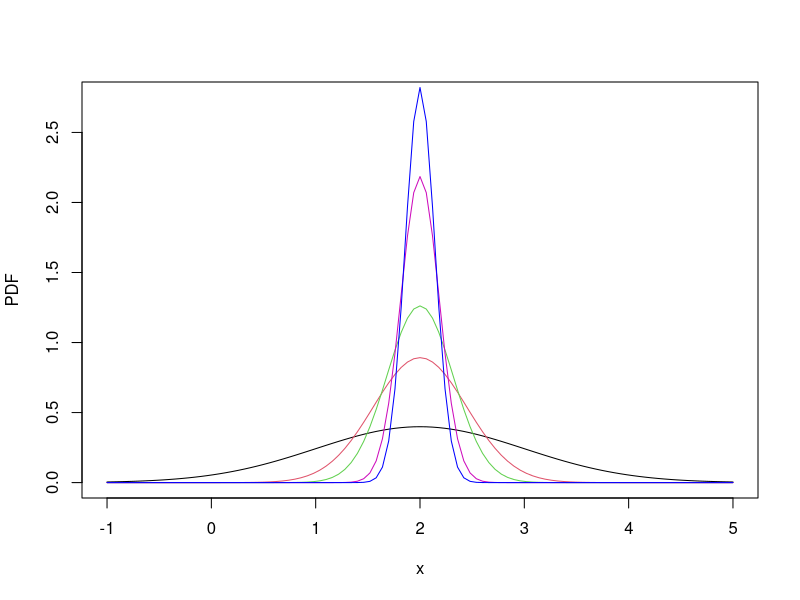
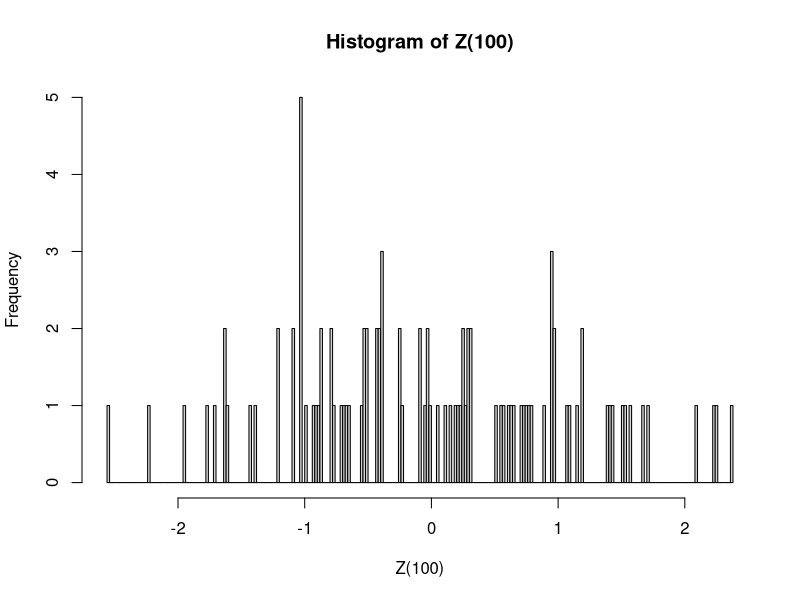
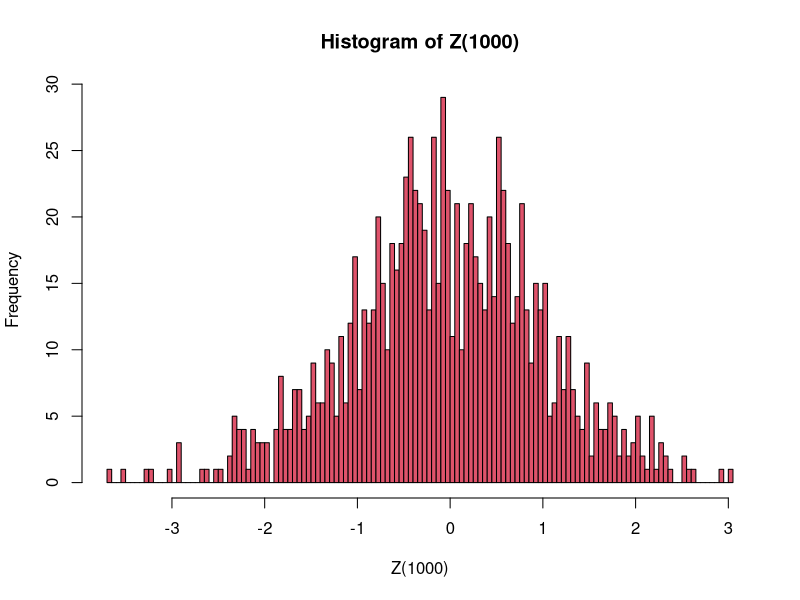
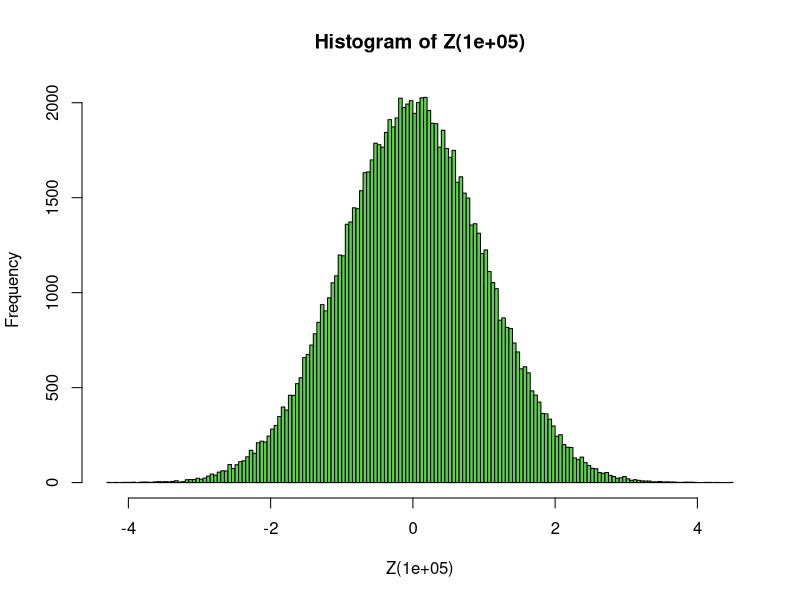
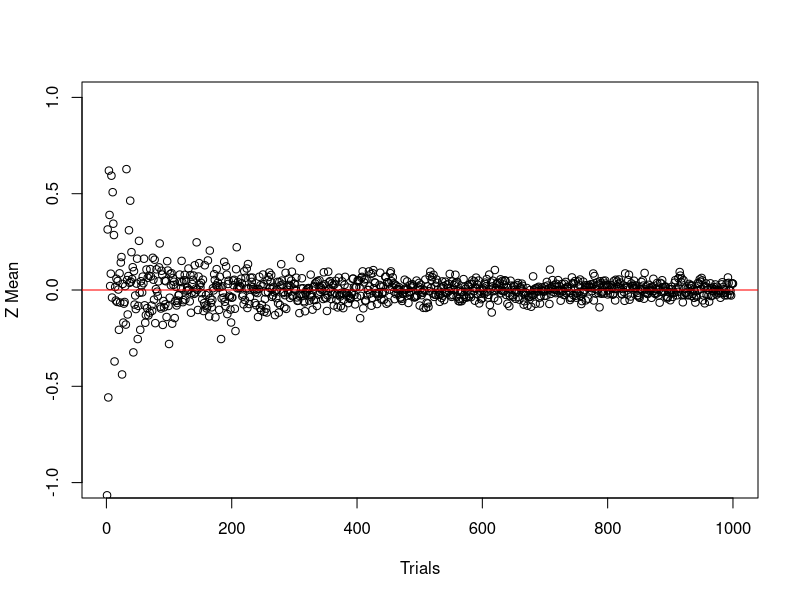
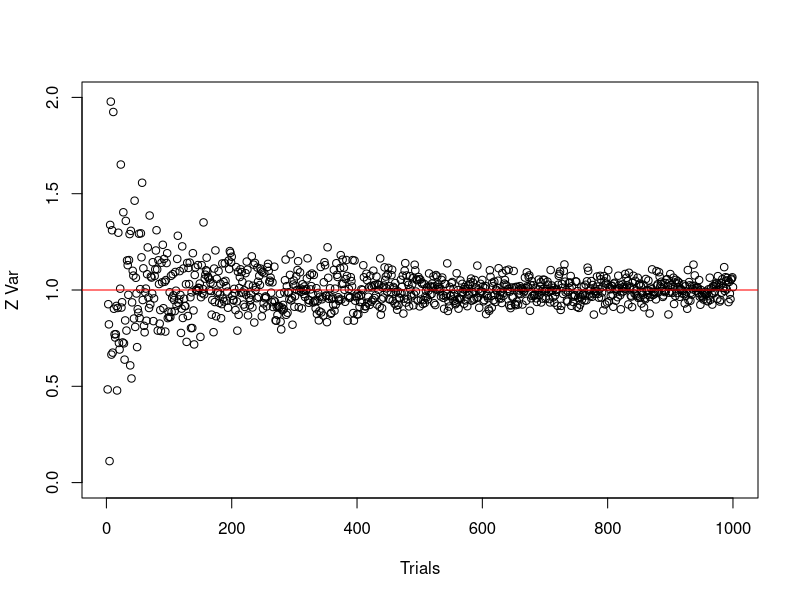

Here is the R script that generated these plots, in order:
## ---- chunk 1
knitr::opts_chunk$set(echo = TRUE)
## ---- chunk 2
#a Expectation
  #stock a
  0.06*0.6+(-0.03)*0.4

  #stock b
  0.03*0.7+(-0.01)*0.3
  
  #stock c
  0.4543*0.5+(-0.50)*0.5
  
#b Variance
  #stock a
  (((0.06)^2)*0.6 + ((-0.03)^2)*0.4) - (0.06*0.6 + (-0.03)*0.4)^2
  
  #stock b
  (((0.03)^2)*0.7+((-0.01)^2)*0.3) - (0.03*0.7+(-0.01)*0.3)^2
  
  #stock c
  (((0.4543)^2)*0.5+((-0.50)^2)*0.5) - (0.4543*0.5+(-0.50)*0.5)^2
  
#c
  
  # I choose stock b because its returns are very consistant and I can expect long term positive  returns


## ---- chunk 3

pdf1 <- function(x){
                n = 1
                (1/( (1/sqrt(n)) * (sqrt(2*pi)) )) * exp( (-1/2) * ((x-2)/sqrt(1/n))^2)
}

pdf5 <- function(x){
                n = 5
                (1/( (1/sqrt(n)) * (sqrt(2*pi)) )) * exp( (-1/2) * ((x-2)/sqrt(1/n))^2)
}

pdf10 <- function(x){
                n = 10
                (1/( (1/sqrt(n)) * (sqrt(2*pi)) )) * exp( (-1/2) * ((x-2)/sqrt(1/n))^2)
}

pdf30 <- function(x){
                n = 30
                (1/( (1/sqrt(n)) * (sqrt(2*pi)) )) * exp( (-1/2) * ((x-2)/sqrt(1/n))^2)
}

pdf50 <- function(x){
                n = 50
                (1/( (1/sqrt(n)) * (sqrt(2*pi)) )) * exp( (-1/2) * ((x-2)/sqrt(1/n))^2)
}


plot(pdf1, -1, 5, col=1, type='l', ylim = range(0,2.75), ylab = 'PDF')
plot(pdf5, -1, 5, col=2, type='l', ylim = range(0,2.75), add = TRUE)
plot(pdf10, -1, 5, col=3, type='l', ylim = range(0,2.75), add = TRUE)
plot(pdf30, -1, 5, col=6, type='l', ylim = range(0,2.75), add = TRUE)
plot(pdf50, -1, 5, col='blue', type='l', ylim = range(0,2.75), add = TRUE)

## ---- chunk 4
    Z <- function(n){
          result <- rnorm(n, 0, 1)
    }
## ---- chunk 5
    hist(Z(100), -1, 1, breaks = 200)
## ---- chunk 6
    hist(Z(1000), -1, 1,col = 2, breaks = 200)
## ---- chunk 7
    hist(Z(100000), -1, 1, col = 3, breaks = 200)
    
## ---- chunk 8
Zn <- list()
N <- 1000
for( i in c(0:N)){
  #print('i')
 # print(i)
  Zn[i] <- list(Z(i))
  #print('zni')
  #print( Zn[i])
  
}
#Zn[1]
ZnMean <- lapply(Zn[c(1:N)], mean)
ZnMean <- unlist(ZnMean)
#ZnMean

plot(ZnMean, xlab = 'Trials', ylab = 'Z Mean', ylim = range(-1:1))
abline(0, 0, col ='red')

ZnVar <- lapply(Zn[c(1:N)], var)
ZnVar <- unlist(ZnVar)

plot(ZnVar, xlab = 'Trials', ylab = 'Z Var', ylim = range(0:2))
abline(1, 0, col ='red')

## ---- chunk 9
runs <- c()

for(y in 1:10000){
  loops = 0
  i = 0
      while (i == 0) {
        i = rbinom(1, 1, 0.5)
        loops = loops + 1
      }
    runs <- append(runs,loops)
  }
  #runs
  mean(runs)
  #converge on 2
  
## ---- chunk 10
runs <- c()

for(y in 1:10000){
  loops = 0
  i = 0
      while (i < 3) {
        i = i + rbinom(1, 1, 0.5)
        loops = loops + 1
      }
    runs <- append(runs,loops)
  }
  #runs
  mean(runs)
  #converge on 6
  
